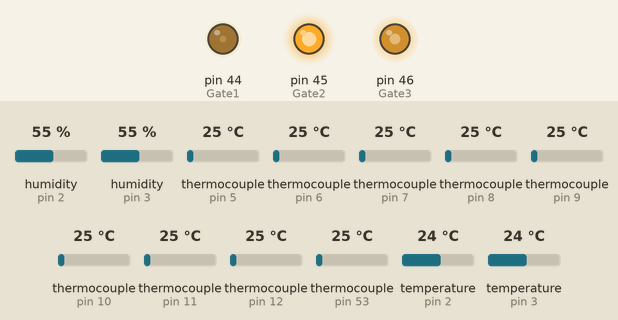
Simulated run of this sketch. Board: Arduino Mega 2560, built with avr-gcc and run on an emulated ATmega2560. Shown: output pins drawn as LEDs (lit = HIGH). The test bench sets the inputs (shaded band); at power-on: humidity (sensors on pin 2, pin 3) 55 %, thermocouple (sensors on pin 5, pin 6, pin 7, pin 8, pin 9, pin 10, pin 11, pin 12, pin 53) 25 °C, temperature (sensors on pin 2, pin 3) 24 °C. Pins used as bus, display or sensor lines are not drawn; what the sketch prints to the serial monitor is not drawn.

Above: at 1.7 s.
1.8 s: humidity (sensor on pin 2) set to 46 %
3.9 s: humidity (sensor on pin 2) set to 43 %
At 5.6 s:
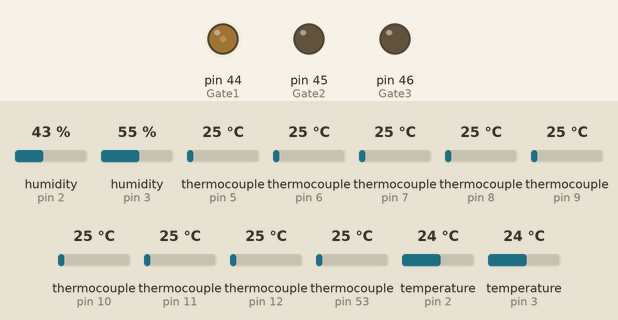
6.5 s: humidity (sensor on pin 3) set to 39 %
8.4 s: humidity (sensor on pin 3) set to 36 %
At 10.5 s:
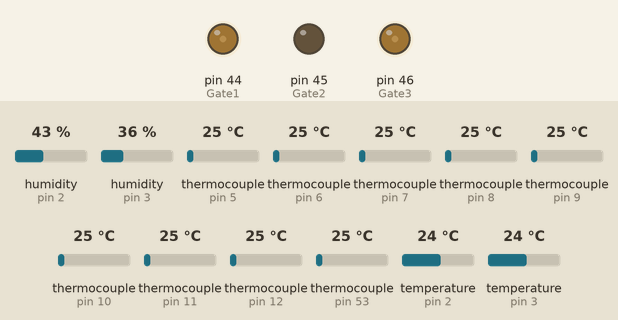
12.5 s: humidity (sensor on pin 2) set to 25 %
15.1 s: humidity (sensor on pin 2) set to 22 %
At 17.3 s:
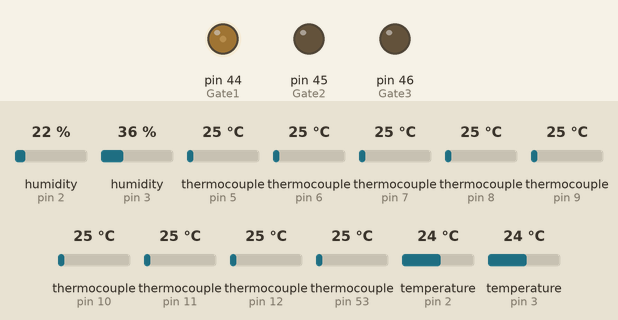
Timing chart, 0 to 18.7 s (numbered marks = the images above; inputs shaded):
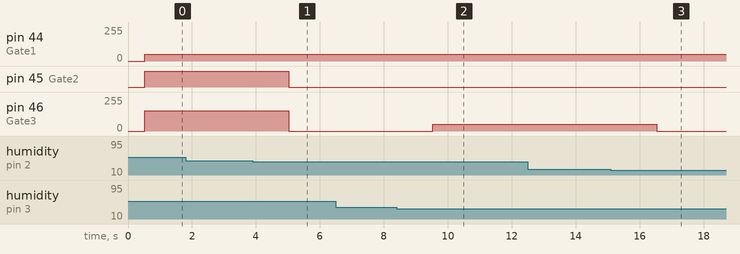

The sketch:

control_with_sensors.ino
```cpp
#include <Adafruit_MAX31855.h>
#include <SPI.h>
#include <max6675.h>
#include <DHT.h>

#define DHTPIN1 2  // First DHT22 sensor connected to pin 2
#define DHTPIN2 3  // Second DHT22 sensor connected to pin 3

#define DHTTYPE DHT22

DHT dht1(DHTPIN1, DHTTYPE);
DHT dht2(DHTPIN2, DHTTYPE);

// Define pins and constants
const int Gate1 = 44;
const int Gate2 = 45;
const int Gate3 = 46;

bool triacEnabled = true;

int zeroCross = 3;
int firingAnglePin = 4;

unsigned long previousMillis = 0;
const unsigned long interval = 5000;
const unsigned long ambientReadInterval = 250;
unsigned long lastAmbiReadTime = 0;
const unsigned long printInterval = 2000;
unsigned long lastPrintTime = 0;
unsigned long lastPhasePrintTime = 0;

const int thermoCLK = 52;
const int thermoCS = 53;
const int thermoDO = 50;

const int maxPWM = 255;
const int lowPWM = maxPWM * 20 / 100;
const int mediumPWM = maxPWM * 60 / 100;
const int highPWM = maxPWM;

double temperature = 0;
double lastValidTemp = 0;
float averageTemp = 0;  // Used instead of ambientTemp
float lastValidAverage = 0;
float averageTemp_Plenum = 0;
float lastValidAverage_Plenum = 0;

int gate2_pwm = 0;
int gate3_pwm = 0;

String speedLabel;
String fanSpeedLabel;

volatile bool doPhaseControl = false;
double adjustTemperature = 80.0; // Example threshold

// For multi-sensor averaging
const int csPins_Drying[] = {5, 6, 7, 8};
const int csPins_Plenum[] = {9, 10, 11, 12};

const int numSensors = 4;

MAX6675* thermocouples_Drying[numSensors];
MAX6675* thermocouples_Plenum[numSensors];

float Temperatures[8];

float h_ave = 0.0;

unsigned long lastHumidityReadTime = 0;
const unsigned long humidityReadInterval = 250;

float H1 = NAN;
float H2 = NAN;

int pwm_1 = 0;
int pwm_2 = 0;
int pwmValue = 0;

Adafruit_MAX31855 thermocouple(thermoCLK, thermoCS, thermoDO);

void setup() {
  pinMode(Gate1, OUTPUT);
  pinMode(Gate2, OUTPUT);
  pinMode(Gate3, OUTPUT);
  pinMode(zeroCross, INPUT_PULLUP);
  pinMode(firingAnglePin, OUTPUT);
  digitalWrite(firingAnglePin, LOW);
  attachInterrupt(digitalPinToInterrupt(zeroCross), zeroCrossDetect, RISING);

  dht1.begin();
  dht2.begin();

  for (int i = 0; i < numSensors; i++) {
    thermocouples_Drying[i] = new MAX6675(thermoCLK, csPins_Drying[i], thermoDO);
    thermocouples_Plenum[i] = new MAX6675(thermoCLK, csPins_Plenum[i], thermoDO);
  }

  Serial.begin(9600);
  delay(500); // Stabilize sensors
}

void controlFan() {
  analogWrite(Gate1, lowPWM); // Fan3 always at 20%

  if (h_ave >= 50.0 && h_ave <= 60.0) {
    gate2_pwm = highPWM;       // Store current PWM for Gate2
    gate3_pwm = mediumPWM;     // Store current PWM for Gate3
  } else if (h_ave >= 30.0 && h_ave <= 40.0) {
    gate2_pwm = 0;
    gate3_pwm = lowPWM;
  } else {
    gate2_pwm = 0;
    gate3_pwm = 0;
  }

  analogWrite(Gate2, gate2_pwm);
  analogWrite(Gate3, gate3_pwm);

  // Update fan speed label accordingly
  if (gate2_pwm == highPWM && gate3_pwm == mediumPWM) {
    fanSpeedLabel = "HIGH/MEDIUM";
  } else if (gate2_pwm == 0 && gate3_pwm == lowPWM) {
    fanSpeedLabel = "OFF/LOW";
  } else if (gate2_pwm == 0 && gate3_pwm == 0) {
    fanSpeedLabel = "OFF";
  } else {
    fanSpeedLabel = "CUSTOM";
  }
}

void loop() {
  unsigned long currentMillis = millis();

  // Read humidity values from DHT sensors periodically
  if (currentMillis - lastHumidityReadTime >= humidityReadInterval) {
    lastHumidityReadTime = currentMillis;

    float h1 = dht1.readHumidity();
    float h2 = dht2.readHumidity();

    // Validate readings, ignore NAN or invalid
    if (!isnan(h1) && h1 >= 0 && h1 <= 100) H1 = h1;
    if (!isnan(h2) && h2 >= 0 && h2 <= 100) H2 = h2;

    // Average humidity (h_ave)
    if (!isnan(H1) && !isnan(H2)) {
      h_ave = (H1 + H2) / 2.0;
    } else if (!isnan(H1)) {
      h_ave = H1;
    } else if (!isnan(H2)) {
      h_ave = H2;
    }
  }

  if (currentMillis - lastAmbiReadTime >= ambientReadInterval) {
    lastAmbiReadTime = currentMillis;

    float totalTemp_Drying = 0;
    int validCount_Drying = 0;
    float totalTemp_Plenum = 0;
    int validCount_Plenum = 0;

    for (int i = 0; i < numSensors; i++) {
      float tempDrying = thermocouples_Drying[i]->readCelsius();
      if (!isnan(tempDrying) && tempDrying > 0 && tempDrying < 1024.0) {
        Temperatures[i + 4] = tempDrying;
        totalTemp_Drying += tempDrying;
        validCount_Drying++;
      } else {
        Temperatures[i + 4] = NAN;
      }

      float tempPlenum = thermocouples_Plenum[i]->readCelsius();
      if (!isnan(tempPlenum) && tempPlenum > 0 && tempPlenum < 1024.0) {
        Temperatures[i] = tempPlenum;
        totalTemp_Plenum += tempPlenum;
        validCount_Plenum++;
      } else {
        Temperatures[i] = NAN;
      }
    }

    averageTemp = validCount_Drying > 0 ? totalTemp_Drying / validCount_Drying : lastValidAverage;
    lastValidAverage = averageTemp;

    averageTemp_Plenum = validCount_Plenum > 0 ? totalTemp_Plenum / validCount_Plenum : lastValidAverage_Plenum;
    lastValidAverage_Plenum = averageTemp_Plenum;
  }

  double tempReading = thermocouple.readCelsius();
  if (!isnan(tempReading)) {
    temperature = tempReading;
    lastValidTemp = tempReading;
  } else {
    temperature = lastValidTemp;
  }

  if (averageTemp >= adjustTemperature) {
    if (triacEnabled) Serial.println("TRIAC OFF: Ambient too hot");
    triacEnabled = false;
    doPhaseControl = false;
    digitalWrite(firingAnglePin, LOW);
  } else if (averageTemp < adjustTemperature) {
    if (!triacEnabled) Serial.println("TRIAC ON: Ambient cooled down");
    triacEnabled = true;
  }

  if (triacEnabled) {
    doPhaseControl = (temperature < 200.0);
    if (!doPhaseControl) digitalWrite(firingAnglePin, LOW);
  } else {
    doPhaseControl = false;
    digitalWrite(firingAnglePin, LOW);
  }

  controlFan();

  if (doPhaseControl) {
    noInterrupts();
    doPhaseControl = false;
    interrupts();
    phaseControl();
  }

  if (currentMillis - lastPrintTime >= printInterval) {
    lastPrintTime = currentMillis;

    Serial.print("Temperature (MAX31855): "); Serial.println(temperature);
    Serial.print("Ambient Average Temp: "); Serial.println(averageTemp);
    Serial.print("Fan3 PWM (20%): "); Serial.println(lowPWM);
    Serial.print("Fan1 PWM: "); Serial.println(pwmValue);
    Serial.print("Fan1 Speed Label: "); Serial.println(speedLabel);

    Serial.print("T1:"); Serial.print(Temperatures[0], 2); Serial.print(" ");
    Serial.print("T2:"); Serial.print(Temperatures[1], 2); Serial.print(" ");
    Serial.print("T3:"); Serial.print(Temperatures[2], 2); Serial.print(" ");
    Serial.print("T4:"); Serial.print(Temperatures[3], 2); Serial.print(" ");

    Serial.print("T5:"); Serial.print(Temperatures[4], 2); Serial.print(" ");
    Serial.print("T6:"); Serial.print(Temperatures[5], 2); Serial.print(" ");
    Serial.print("T7:"); Serial.print(Temperatures[6], 2); Serial.print(" ");
    Serial.print("T8:"); Serial.print(Temperatures[7], 2); Serial.print(" ");

    Serial.print("H1:"); Serial.print(H1, 2); Serial.print(" ");
    Serial.print("H2:"); Serial.print(H2, 2); Serial.print(" ");
    Serial.print("t_ave_first:"); Serial.print(averageTemp, 2); Serial.print(" ");
    Serial.print("t_ave_2nd:"); Serial.print(averageTemp_Plenum, 2); Serial.print(" ");
    Serial.print("h_ave:"); Serial.print(h_ave, 2); Serial.print(" ");
    Serial.print("pwm_1:"); Serial.print(pwm_1); Serial.print(" ");
    Serial.print("pwm_2:"); Serial.println(pwm_2);
  }
}

void phaseControl() {
  float deviation = temperature - 200.0;
  int delayMicros = map(deviation * 10, -100, 100, 1000, 8300);
  delayMicros = constrain(delayMicros, 1000, 8300);

  delayMicroseconds(delayMicros);
  digitalWrite(firingAnglePin, HIGH);
  delayMicroseconds(100);
  digitalWrite(firingAnglePin, LOW);

  if (millis() - lastPhasePrintTime >= printInterval) {
    lastPhasePrintTime = millis();
    Serial.print("TRIAC triggered after delay: ");
    Serial.print(delayMicros); Serial.println(" µs");
  }
}

void zeroCrossDetect() {
  if (triacEnabled) {
    doPhaseControl = true;
  }
}
```

Measured:
- the behaviour switches between 45 and 44 % on humidity (sensor on pin 2) (found by bisection; images 0 and 1)
- the behaviour switches between 38 and 37 % on humidity (sensor on pin 3) (found by bisection; images 1 and 2)
- the behaviour switches between 24 and 23 % on humidity (sensor on pin 2) (found by bisection; images 2 and 3)
- after the input at 1.8 s, every drawn part: stays the same
- after the input at 3.9 s, pin 45 (Gate2): HIGH → LOW after 1.1 s; pin 46 (Gate3): 153/255 → 0/255 after 1.1 s
- after the input at 6.5 s, every drawn part: stays the same
- after the input at 8.4 s, pin 46 (Gate3): 0/255 → 51/255 after 1.1 s
- after the input at 12.5 s, every drawn part: stays the same
- after the input at 15.1 s, pin 46 (Gate3): 51/255 → 0/255 after 1.4 s
